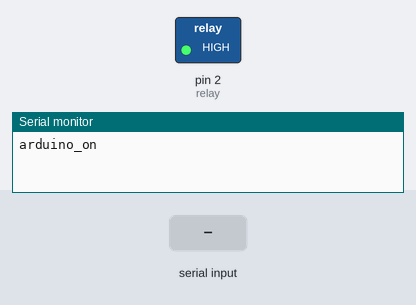
Recording of a sketch running on a simulated Arduino Uno, built with avr-gcc and run on an emulated ATmega328P. On the bench: switched loads named in the sketch (green lamp = pin HIGH), the last lines printed to the serial monitor. Inputs (shaded band) come from the test bench. Pins used as bus, display or sensor lines are not drawn.

Above: at 1.2 s.
1.3 s: "unlock\n" received over Serial
At 2.1 s:
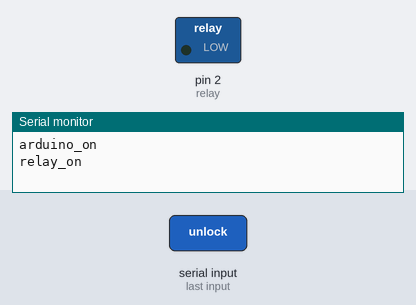
4.3 s: "lock\n" received over Serial
At 4.6 s:
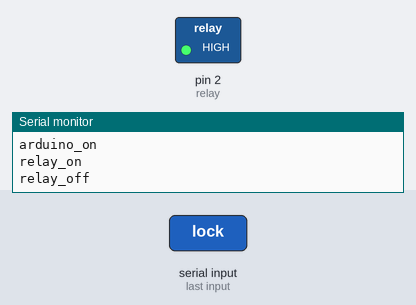
Timing chart, 0 to 7.3 s (numbered marks = the images above; inputs shaded):
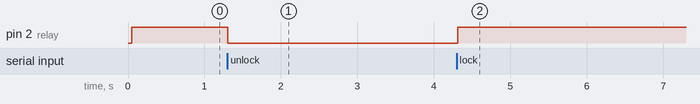

The sketch:

main.ino
```cpp
#include <MFRC522.h>
#include <SPI.h>

MFRC522 mfrc522(10, 9);   // RFID Scanner https://github.com/miguelbalboa/rfid
const int relay = 2;  // Relay PIN
void setup() {
    Serial.begin(9600);
    SPI.begin();
    mfrc522.PCD_Init();
    pinMode(relay, OUTPUT);
    digitalWrite(relay, HIGH);
    Serial.println("arduino_on");
}

void rfid() {
{
  if(!mfrc522.PICC_IsNewCardPresent())
  {
    return;
  }
  if(!mfrc522.PICC_ReadCardSerial())
  {
    return;
  }
  String uid="";
  Serial.println();
  Serial.print("UID=");
  for(int i=0;i<mfrc522.uid.size;i++)
  {
    Serial.print(mfrc522.uid.uidByte[i]<0x10 ? "0" : "");
    Serial.print(mfrc522.uid.uidByte[i],HEX);
    uid.concat(String(mfrc522.uid.uidByte[i]<0x10 ? "0" : ""));
    uid.concat(String(mfrc522.uid.uidByte[i],HEX));
  }
  uid.toUpperCase();
  if(uid=="") // UUID of rfid cards that are allowed
  {
    unlock();
    delay(30000);  // How long the relay should stay open (ms)
    lock();
  }
  else
  {
    Serial.println(""); //
    Serial.println("not_in_list");
  }
  return;
  }
}

void rpi(){   // handle commands from raspberry pi
    if(Serial.available()){
      String data = Serial.readStringUntil('\n');
      if(data == "unlock"){
        unlock();
      }
      if(data == "lock"){
        lock();
      }
      return;
    }
}

void lock() {
    digitalWrite(relay, HIGH);
    Serial.println(""); //
    Serial.println("relay_off");
}

void unlock() {
    digitalWrite(relay, LOW);
    Serial.println(""); //
    Serial.println("relay_on");
}

void loop() {
    rpi();
    rfid();
}
```

Measured:
- after the input at 1.3 s, pin 2 (relay): HIGH → LOW at once
- after the input at 4.3 s, pin 2 (relay): LOW → HIGH at once
